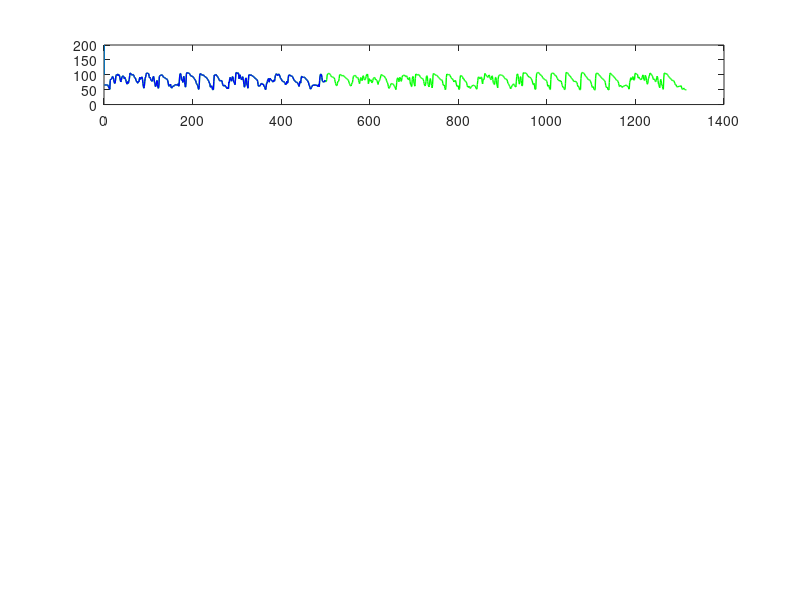

Reproduce this figure in MATLAB. (Note: this script raises an error after producing the figure.)
function [Clustering] = ClusteringML(TS, MM, MaxStep)

MM=[75:5:80];
TS=load('TheBells_MFCC.txt');
TS=TS(:,1);
%TS=[TS;TS];

wL = int64(500);
if (~exist('MaxStep','var')), MaxStep=100; end;
% d=load('Winding_data.txt');


%TS=TS(1:wL);

TS = TS(:)';
%clc;
t_ref0 = cputime;
h=figure(4);
h = subplot(5,5,1:5);
W = double(wL);
rate=0;

%hold (h, 'on');

Mark = zeros(1,length(TS));
Cluster = [];
ClusterPath = {};
Cost_Add = [inf 0 0 0];
ActionList(1,:) = [0 0 0];

% Initial Motif variable
for k=1:length(MM)
    Motif(k,:) = [inf 0 0 MM(k)];
end

step=1;
s=1;
e=0;
plot(h,TS,'g','LineWidth',1);
hold on;
while (s<length(TS) && e<length(TS)-1)
    
    e=s+W-1;
    if e>length(TS)-1
        e=length(TS)-1;
    end
    NoMotif(1:length(MM)) = false;
   plot(h,(s:e),TS(s:e),'b','LineWidth',1);
   line([s s], [100 200]);
    while (step<MaxStep) %% Fix at most 100 steps
        disp(sprintf(' ===== Step %d ====== buffer: %d:%d',step,s,e));
        t_ref1 = cputime;
        
        disp(' -- Create New Cluster --');
        %%% Motif Discovery %%%
        m_index = 0;
        for k=1:length(MM)
            M=MM(k);
            if (k>1),
                if (NoMotif(k-1)==true),
                    NoMotif(k)=true;
                end
            end
            
            if ( NoMotif(k) == true)
                Cost_Create(k) = inf;
                fprintf('No more motif of length:%d\n',M);
            else
                if (Motif(k,1)==inf)
                    fprintf('Finding motif of length:%d .... ',M);
                    t_ref = cputime;
                    TTS=TS(s:e);
                    MMark=Mark(s:e);
                    motif = MK_Motif(TTS,M,MMark);
                    Motif(k,:) = [motif, M];
                    Motif(k,2)=Motif(k,2)+s-1;
                    Motif(k,3)=Motif(k,3)+s-1;
                    if (Motif(k,1)==inf)
                        NoMotif(k)=true;
                    end
                    fprintf('motif ED:%.2f @[%d, %d]   Finish in %.2f sec\n',motif(1,1),motif(1,2),motif(1,3),cputime-t_ref);
                else
                    disp(sprintf('Motif of length:%d  is ready.',M));
                end
                % To find this best pair, we treat one motif as a hypothesis and
                % see how well it encodes the other
                [Cost_Create(k)]= CostIfCreate(TS,Mark,Cluster,Motif(k,:));
                
            end
        end
        [cost_create m_index] = min(Cost_Create);
        
        
        disp(' -- Add to current Cluster --');
        Cost_Add(:,1) = inf;
        cost_add=inf;
        [Cost_Add] = CostIfAddML(TS,Mark,Cluster,Cost_Add,MM,s,e);
        % Cost_Add(:,2)=Cost_Add(:,2)+step;
        [cost_add a_index] = min(Cost_Add(:,1));
        
        
        disp(' -- Merge 2 Clusters --');
        cost_merge=inf;
        
        [cost_merge TmpCluster MergeInfo] = CostIfMergeML(TS,Mark,Cluster);
        
        
        min_cost = min([cost_create, cost_add, cost_merge]);
        

        if (min_cost >= 0)
            step=step+1;
            break;
        end
        
        if (cost_create == min_cost)
            M = MM(m_index);
            
            [Cluster Mark] = CreateNewCluster(TS,Mark,Cluster,Motif(m_index,:));
            ActionListML(step,:)=[1 Motif(m_index,2) Motif(m_index,3) M];
            disp(sprintf('Choost to Create Cluster    from Motif Len:%d, pos1:%d, pos2:%d',M,Motif(m_index,2),Motif(m_index,3)));
            
            Cluster(length(Cluster)).cost=cost_create;
            hold(h, 'on');
            a=Cluster(length(Cluster)).elm(1,1);
            al=Cluster(length(Cluster)).elm(1,2);
            b=Cluster(length(Cluster)).elm(2,1);
            bl=Cluster(length(Cluster)).elm(2,2);
            plot(h,(a:a+al-1),TS(a:a+al-1),'r','LineWidth',2);
            plot(h,(b:b+bl-1),TS(b:b+bl-1),'r','LineWidth',2);
            
        elseif (cost_add == min_cost)
            pos = Cost_Add(a_index,2);
            cid = Cost_Add(a_index,3);
            M   = Cost_Add(a_index,4);
            [Cluster Mark] = AddToCluster(TS,Mark,Cluster,pos,cid,M);
            ActionListML(step,:)=[2 pos cid M];
            
            Cluster(cid).cost=cost_add;
            hold(h, 'on');
            plot(h,(pos:pos+M-1),TS(pos:pos+M-1),'r','LineWidth',2);
            
            disp('Choose to Add ');
        elseif (cost_merge == min_cost)
            Cluster = TmpCluster;
            cid1=MergeInfo(1);
            cid2=MergeInfo(2);
            M   =MergeInfo(3);
            
            ActionListML(step,:)=[3 cid1 cid2 M];
            disp('Choose to Merge 2 Clusters');
        end
        
      
        %%% Before starting next round - Remove motif
        % % Remove the motifs if the positions inside them are already used
        for k=1:length(MM)
            if (Motif(k,1)~=inf)
                a=Motif(k,2);
                b=Motif(k,3);
                M=Motif(k,4);
                %%%%%%%%%% Better to change here %%%%%%%%%%%%%%
                ChkM = [0, MM(MM<=M)-1];
                if (any(Mark(a+ChkM)==1) || any(Mark(b+ChkM)==1))
                    Motif(k,:) = [inf 0 0 0];      % in next round, do motif discovery again
                end
            end
        end
        % % Remove the added subsequence if some positions inside them are already used
        for ci=1:size(Cost_Add,1)
            if (Cost_Add(ci,1) ~= inf)
                a = Cost_Add(ci,2);
                M = Cost_Add(ci,4);
                ChkM = [0,  MM(MM<=M)-1];
                if (any(Mark(a+ChkM)==1))
                    Cost_Add(ci,:) = [inf 0 0 0];      % in next round, do find added cluster again
                end
            end
        end
        
        plot(h,Mark*(100));
        %DisplayClusterA(TS,Cluster,1);
         
        disp(sprintf('.. Finish Step %d in %.2f sec',step,cputime-t_ref1));
        %         if (length(DList)>3)&&(DList(end-3) > 0),
        %             disp('Terminated because min_cost > 2');
        %             break;
        %         end;
        
        
        clf(h);
        for clusloc=1:length(Cluster);
            
            h1 = subplot(5,5,clusloc+5);
            hold off;
            for j=1:size(Cluster(clusloc).elm,1)
                pos=Cluster(clusloc).elm(j,1);
                Ln=Cluster(clusloc).elm(j,2);
                r=DNorm_Unif(TS(pos:pos+Ln-1));
                plot(h1,r,'b','LineWidth',1);
                hold on;
            end
            plot(h1,Cluster(clusloc).cenTS,'r','LineWidth',2);
            drawnow
            
            xlabel(h1,sprintf('CreCos:%5.2f',Cluster(clusloc).cost));
            
        end
        
        DList(step)=min_cost;
        ClusterPath{end+1} = Cluster;
        
        disp(sprintf('.. Finish Step %d in %.2f sec',step,cputime-t_ref1));
        
        step = step+1;
        
        %         for sr=s:e-M
        %             if ~any(Mark(sr:sr+M))
        %                 s=sr;
        %                 break;
        %             end
        %         end
    end
    s=max(find(Mark==1))+1;
    % s=s+W;
    save;
end
    Clustering.TS    = TS;
    Clustering.MM    = MM;
    Clustering.CPath = ClusterPath;
    Clustering.AList = ActionListML;
    Clustering.DList = DList;    
    disp(sprintf('Finish All %.2f sec',step,cputime-t_ref0));
    DisplayClusterML(Clustering)
end

%%
function d=ED(ts1,ts2)
d = sqrt(sum((ts1-ts2).^2));
end

%% Note: motif is a struct
function [cost_create]= CostIfCreate(TS,Mark,Cluster,motif)
if (motif(1,1)==inf),  cost_create=inf; return; end

clen = length(Cluster);
a = motif(1,2);
b = motif(1,3);
M = motif(1,4);
ts1 = DNorm_Unif(TS(a:a+M-1));
ts2 = DNorm_Unif(TS(b:b+M-1));
%%% BUG_ROUND
center = round((ts1+ts2)/2);

Mark(a:a+M-1)=1;
Mark(b:b+M-1)=1;

Xshf=0;
Cluster(clen+1).elm(1,:) = [a, M, Xshf];
Cluster(clen+1).elm(2,:) = [b, M, Xshf];
Cluster(clen+1).cenTS = center;
Cluster(clen+1).cenM = M;
Cluster(clen+1).minXs = 0;
Cluster(clen+1).maxXs = 0;
Cluster(clen+1).minM = M;
Cluster(clen+1).maxM = M;

%%% New MDL: Bits Save / length
diff1 = MDL(ts1-center);
diff2 = MDL(ts2-center);
MDL_OLD = (MDL(ts1)+MDL(ts2))/M;
MDL_NEW = (MDL(center)+ min(diff1,diff2))/M;  % ????
cost_create = MDL_NEW - MDL_OLD;
end


%%
function [Cluster Mark] = CreateNewCluster(TS,Mark,Cluster,motif)

clen = length(Cluster);
a = motif(1,2);
b = motif(1,3);
M = motif(1,4);
ts1 = DNorm_Unif(TS(a:a+M-1));
ts2 = DNorm_Unif(TS(b:b+M-1));
center = round((ts1+ts2)/2);

Xshf=0;
Cluster(clen+1).elm(1,:) = [a, M, Xshf];
Cluster(clen+1).elm(2,:) = [b, M, Xshf];
Cluster(clen+1).cenTS = center;
Cluster(clen+1).cenM = M;
Cluster(clen+1).minXs = 0;
Cluster(clen+1).maxXs = 0;
Cluster(clen+1).minM = M;
Cluster(clen+1).maxM = M;

if (any(Mark(a:a+M-1)) || any(Mark(b:b+M-1)))
    fprintf('Warning!! CreateNewCluster:: Mark twice!!\n');
    pause(1);
end

Mark(a:a+M-1)=1;
Mark(b:b+M-1)=1;
end



%%
function [Cost_Add] = CostIfAddML(TS,Mark,Cluster,Cost_Add,MM,s,e)
if (length(Cluster) < 1),
    Cost_Add = [inf 0 0 0];
    return;
end

for ci=1:length(Cluster)
    [Cost_Add(ci,:)] = FindAddedClusterML(TS,Mark,Cluster,ci,MM,s,e);
    cadd = Cost_Add(ci,:);
    fprintf('Add=> cid:%d, ts:%d, M=%d,  cost=%.2f\n',cadd(3),cadd(2),cadd(4),cadd(1));
end
end


%% Brute Force to find the next candidate to merge
function [cost_Add] = FindAddedClusterML(TS,Mark,Cluster,ci,MM,s,e)

cenTS = Cluster(ci).cenTS;
M = Cluster(ci).cenM;

bsf_ed = inf;
for p=s:e-M+1
    ChkM = [0,  MM(MM<=M)-1];
    if (any(Mark(p+ChkM)==1))
        continue;
    end
    
    
    ed = ED(cenTS,DNorm_Unif(TS(p:p+M-1)));
    if (bsf_ed > ed)
        bsf_ed  = ed;
        bsf_pos = p;
        bsf_cid = ci;
    end
end

if (bsf_ed==inf)
    cost_Add = [inf 0 0 0];
else
    %%% Old MDL: Bits Save / length
    MDL_OLD1 = MDL_Cluster_i(TS,Cluster(bsf_cid))/M;   %DLC(C)
    MDL_OLD2 = MDL(DNorm_Unif(TS(bsf_pos:bsf_pos+M-1)))/M;   %DL(A)
    MDL_OLD = MDL_OLD1 + MDL_OLD2;        % DL(Before)
    
    cen1 = Cluster(bsf_cid).cenTS;
    
    Cluster = AddToCluster(TS,Mark,Cluster,bsf_pos,bsf_cid,M);
    cen2 = Cluster(bsf_cid).cenTS;
    
    %%% New MDL: Bits Save / length
    MDL_NEW = MDL_Cluster_i(TS,Cluster(bsf_cid))/M;
    cost = MDL_NEW - MDL_OLD;
    cost_Add = [cost bsf_pos bsf_cid M];
end
end


%%
function [Cluster Mark] = AddToCluster(TS,Mark,Cluster,pos,cid,M)
Mark(pos:pos+M-1)=1;
Cluster(cid).elm(end+1,:) = [pos M 0];
n = size(Cluster(cid).elm,1);
old_cen = Cluster(cid).cenTS;
new_cen = round(( (n-1)*old_cen + DNorm_Unif(TS(pos:pos+M-1)) )/n);
Cluster(cid).cenTS = new_cen;
end


%%
function [cost Cluster MergeInfo] = CostIfMergeML(TS,Mark,Cluster)
if (length(Cluster) < 2), cost=inf; MergeInfo = [0 0 0]; return; end;
[Cluster MergeInfo cost] = Find2NearestClustersML(TS,Cluster);
fprintf('Best Merge=> c1:%d, c2:%d,  cost=%.2f\n',MergeInfo(1), MergeInfo(2), cost);
end


function [FCluster MergeInfo cost] = Find2NearestClustersML(TS,Cluster)
FCluster = Cluster;
MergeInfo = [0 0 0];
cost = inf;
bsf_mdl = inf;
for c1 = 1:length(Cluster)
    cen1 = Cluster(c1).cenTS;
    M1   = length(cen1);
    N1   = size(Cluster(c1).elm,1);
    bsf_ed = inf;
    for c2 = c1+1:length(Cluster)
        cen2 = Cluster(c2).cenTS;
        M2   = length(cen2);
        if (c1==c2), continue; end;
        N2   = size(Cluster(c2).elm,1);
        % Find best position of merging center using ED
        
        Mmax = M1+M2;
        for x = 0:Mmax-M2
            %             ts1 = [            cen1, zeros(1,M2+x-M1)];
            %             ts2 = [zeros(1,x), cen2, zeros(1,M1-M2-x)];
            %
            ts1_s = cen1(x+1:min(M1,M2+x));
            ts2_s = cen2(1:min(M1-x,M2));
            new_cen = (ts1_s*N1 + ts2_s*N2)/(N1+N2);
            
            Mc = length(new_cen);
            part1=[]; part2=[];
            if (M1>Mc),  part1 = cen1(1:x); end
            if (M1>M2+x),
                part2 = cen1(M2+x+1:M1);
            else
                part2 = cen2(M1-x+1:M2);
            end
            new_cen = [part1, new_cen, part2];
            
            ed = ED(ts1_s, ts2_s);
            Xshf1 = 0; Xshf2= x;
            [TmpCluster, cost_mdl] = Merge2Cluster(TS,Cluster,c1,c2,Xshf1,Xshf2,new_cen);
            if (bsf_mdl > cost_mdl)
                bsf_mdl = cost_mdl;
                FCluster = TmpCluster;
                MergeInfo = [c1 c2 length(new_cen)];
            end
        end
        
        for x = 0:Mmax-M1
            %             ts1 = [zeros(1,x), cen1, zeros(1,M2-M1-x)];
            %             ts2 = [             cen2, zeros(1,M1+x-M2)];
            
            ts1_s = cen1(1:min(M2-x,M1));
            ts2_s = cen2(x+1:min(M2,M1+x));
            new_cen = (ts1_s*N1 + ts2_s*N2)/(N1+N2);
            
            Mc = length(new_cen);
            part1=[]; part2=[];
            if (M2>Mc),  part1 = cen2(1:x); end
            if (M2>M1+x),
                part2 = cen2(M1+x+1:M2);
            else
                part2 = cen1(M2-x+1:M1);
            end
            new_cen = [part1, new_cen, part2];
            
            ed = ED(ts1_s, ts2_s);
            Xshf1 = x; Xshf2= 0;
            [TmpCluster, cost_mdl] = Merge2Cluster(TS,Cluster,c1,c2,Xshf1,Xshf2,new_cen);
            if (bsf_mdl > cost_mdl)
                bsf_mdl = cost_mdl;
                FCluster = TmpCluster;
                MergeInfo = [c1 c2 length(new_cen)];
            end
        end
    end
    
    
    if (bsf_ed == inf),  continue; end;
end

cost = bsf_mdl;
end

function [FCluster, cost_mdl] = Merge2Cluster(TS,Cluster,c1,c2,Xshf1,Xshf2,cen)
%%% Compute MDL
if (c1>c2),
    [FCluster, cost_mdl] = Merge2Cluster(TS,Cluster,c2,c1,Xshf2,Xshf1,cen);
    return;
end;

Clus1 = Cluster(c1);
Clus2 = Cluster(c2);
MDL_OLD1 = MDL_Cluster_i(TS,Clus1) / Clus1.maxM;
MDL_OLD2 = MDL_Cluster_i(TS,Clus2) / Clus2.maxM;
MDL_OLD  = MDL_OLD1 + MDL_OLD2;

Cluster(c1).elm = [ Clus1.elm(:,1:2), Clus1.elm(:,3)+Xshf1;  ...
    Clus2.elm(:,1:2), Clus2.elm(:,3)+Xshf2];
new_cen = cen;
Cluster(c1).cenTS = new_cen;
Cluster(c1).cenM  = length(new_cen);
Cluster(c1).minM  = min([Clus1.minM, Clus2.minM]);
Cluster(c1).maxM  = max([Clus1.maxM, Clus2.maxM]);
Cluster(c1).minXs = min(Cluster(c1).elm(:,3));
Cluster(c1).maxXs = max(Cluster(c1).elm(:,3));

Cluster(c2) = [];

% %%% New MDL: Bits Save / length
MDL_NEW = MDL_Cluster_i(TS,Cluster(c1)) / Cluster(c1).maxM;
cost_mdl = MDL_NEW - MDL_OLD;
FCluster = Cluster;
end

% %%%%%%%%%%%%%%%%%%%%%%%%%%%%%%%%%%%%%%%%%%%%%%%%%%%%%%%%%%%%%%
% %%%%%%%%%%%%%%%%%%%%%%%% MDL Stuffs  %%%%%%%%%%%%%%%%%%%%%%%%%
% %%%%%%%%%%%%%%%%%%%%%%%%%%%%%%%%%%%%%%%%%%%%%%%%%%%%%%%%%%%%%%
%%
function cost = MDL_Cluster_i(TS,clusi)
cost = 0;
cenTS = clusi.cenTS;
cenM  = clusi.cenM;


cost_diff = 0;
max_mdl_diff = -inf;

for j=1:size(clusi.elm,1) %%%% Careful Here %%%
    pos  = clusi.elm(j,1);
    M    = clusi.elm(j,2);
    Xshf = clusi.elm(j,3);
    
    ts = DNorm_Unif(TS(pos:pos+M-1));
    ts = [zeros(1,Xshf), ts, zeros(1,cenM-M-Xshf)];
    
    mdl_diff = MDL(ts-cenTS);
    max_mdl_diff = max(max_mdl_diff, mdl_diff);
    cost_diff = cost_diff + mdl_diff;
end
%cost_diff = cost_diff - max_mdl_diff;
%cost=MDL(cenTS)
% cost=cost_clus+cost_diff
% DLC(C)=DL(H)+z[DL(A|H)]-max(DL(A|H)
cost = MDL(cenTS) + cost_diff - max_mdl_diff;
end

%%
function cost = MDL(ts)
cost = bitcost_ent(ts);
end

function cost = bitcost_ent(ts)
ts = ts-min(ts)+1;
if (min(ts)==max(ts))
    ts(end) = -ts(end);
end
cost = ent(ts);
end

function cost = ent(ts)
min_val = min(ts);
max_val = max(ts);
f = histc(ts(:),min_val:max_val);
f = f(:)'/sum(f);
ent = -f.*log(f+0.000000000000000000001)./log(2);
cost = length(ts)* sum(ent);
end
